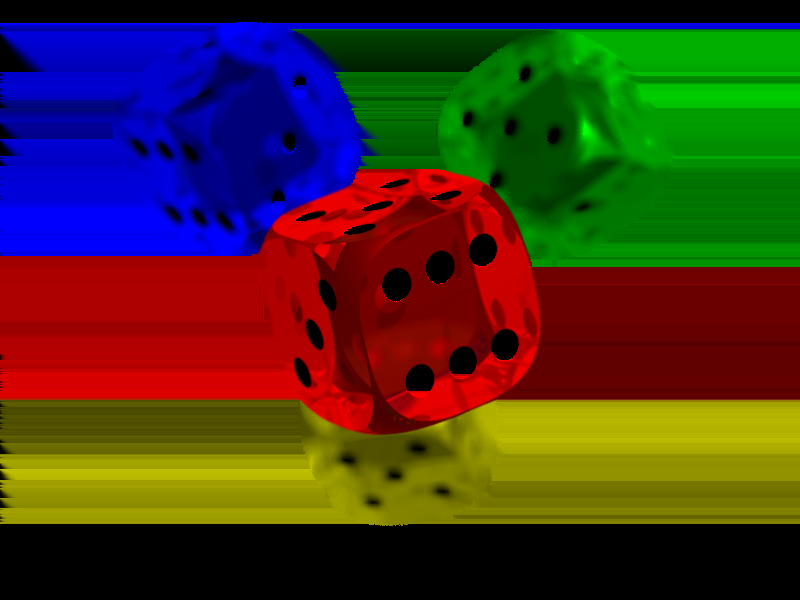
#> input picture getting_started/images/cubes.png, 800 x 600 px
$ python more_color_images.py
#> lines starting #> are read from the running program, lines starting #| are printed output that depends on the picture
#!/usr/bin/env python
# coding: utf-8

# More on color Images

# In[55]:


import cv2
import numpy as np
import matplotlib.pyplot as plt
import matplotlib

from IPython.display import Image
plt.rcParams['image.cmap'] = 'gray'


# ### PNG Images (With an Alpha Channel)

# We are going to load a PNG image.

# In[2]:


Image("images/cubes.png", width=400)


# This (above) is what we expect

#

# In[3]:


png_img = cv2.imread("images/cubes.png", cv2.IMREAD_COLOR)
#> png_img is the input picture: shape (600, 800, 3); mean B, G, R 30.5, 50.1, 66.4
plt.figure()
#> (this line was passed over: IPython is not available in this run)
plt.imshow(png_img)
#> (this line was passed over: IPython is not available in this run)


# Why does it look like this?

# Well, first, remember that OpenCV uses BGR whereas Matplotlib uses RGB.
# So we are going to switch it up. OpenCV offers a handy way of doing this, in their function `cv2.cvtColor`.
# There is also another handy way to do it, which we are going to try.

# In[4]:


png_img = png_img[:, :, ::-1]


# In[5]:


plt.imshow(png_img)
#> (this line was passed over: IPython is not available in this run)


# We are still not there yet. Why is that? Well, the image we loaded in is a PNG image with an alpha channel.
# Yet, we read it in as a color image, 3-channel. Let's retry that, using `cv2.IMREAD_UNCHANGED`

# In[6]:


png_alpha = cv2.imread("images/cubes.png", cv2.IMREAD_UNCHANGED)
#We switch it from BGRA to RGBA
png_alpha = cv2.cvtColor(png_alpha, cv2.COLOR_BGRA2RGBA)
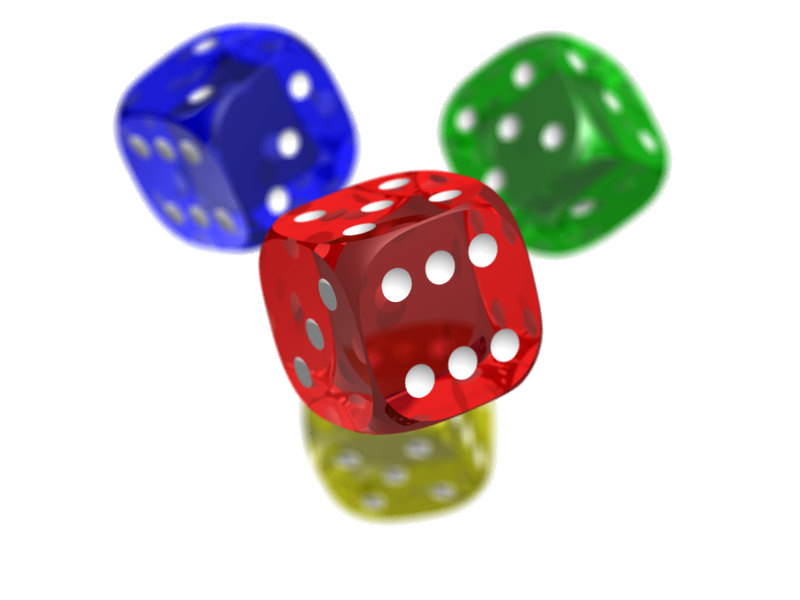
#> png_alpha: shape (600, 800, 4); mean R, G, B, A 66.4, 50.1, 30.5, 61.5; transparent parts drawn white
plt.imshow(png_alpha)
#> (this line was passed over: IPython is not available in this run)
#> (the run stopped early here; a loop or call above may not have finished)
